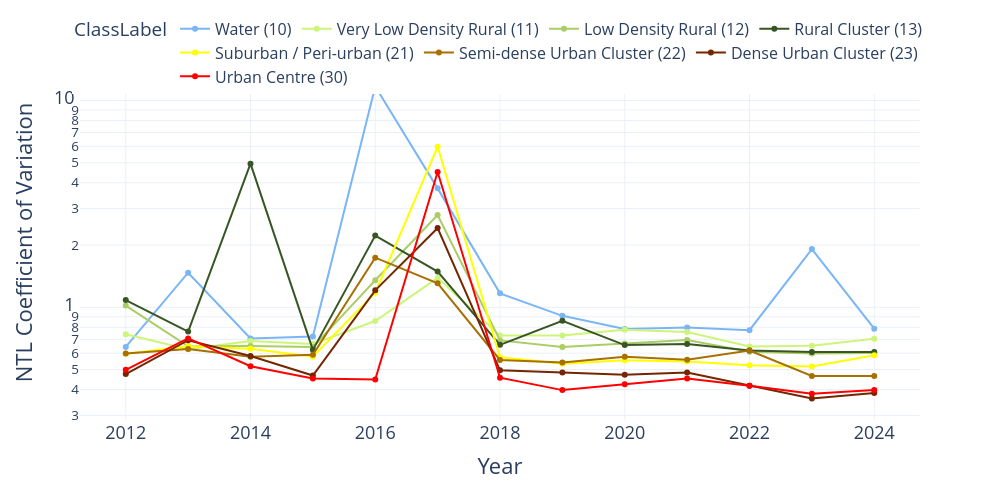
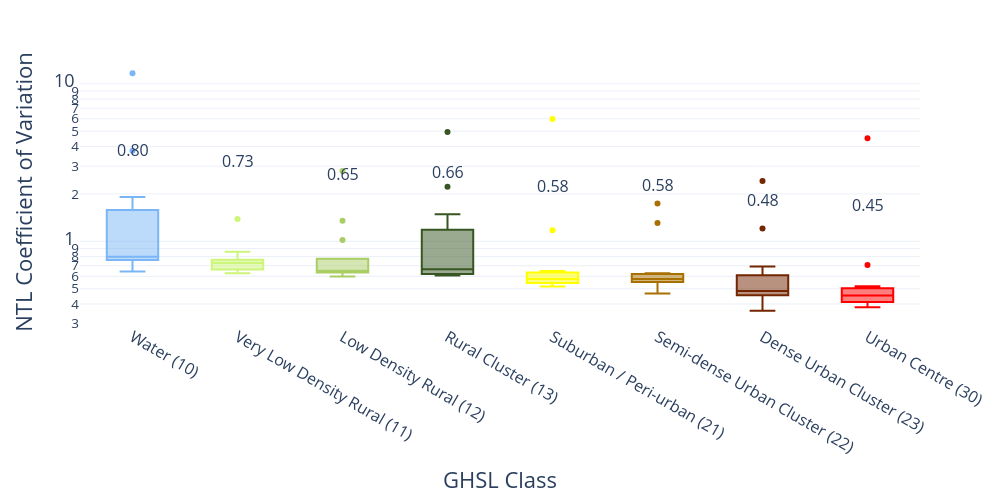

Notebook code cell kept with these figures, in order:
### Markdown cell above
## Annual Variability Diagnostics (Settlement-Scale CV)

This cell evaluates inter-annual radiance variability for each GHSL settlement class (2012–2024).

### Metrics

**Annual CV (Coefficient of Variation)**  
$$
CV = \frac{\sigma_{\text{annual}}}{\mu_{\text{annual}}}
$$

where
	•	$\mu_{\text{annual}}$ = annual mean of daily NTL
	•	$\sigma_{\text{annual}}$ = annual standard deviation


Computed using daily NTL_mean values per year and per class.

---

### Outputs

**1. Annual Line Plot**
- Shows year-to-year volatility trends.
- Log-scale highlights cross-class variability differences.
- Urban classes typically exhibit higher radiometric volatility.

**2. CV Distribution (Box Plot)**
- Summarizes long-term variability structure.
- Median CV annotated per class.
- Enables settlement-scale reliability comparison.

These diagnostics quantify structural signal stability across the urban–rural gradient.

### Code cell
# -----------------------------
# Annual CV Calculation
# -----------------------------
annual_cv = (
    df[df["NTL_mean"] > 0]
    .assign(year=df["date"].dt.year)
    .groupby(["ClassCode", "year"])
    .agg(
        mean_ntl=("NTL_mean", "mean"),
        std_ntl=("NTL_mean", "std")
    )
    .reset_index()
)

annual_cv["CV"] = annual_cv["std_ntl"] / annual_cv["mean_ntl"]

# -----------------------------
# Use Existing GHSL_INFO
# -----------------------------
annual_cv["ClassLabel"] = annual_cv["ClassCode"].map(
    lambda x: GHSL_INFO.get(x, {}).get("label", f"Class {x}")
)

color_map = {
    GHSL_INFO[k]["label"]: GHSL_INFO[k]["color"]
    for k in GHSL_INFO
}

ordered_labels = [
    GHSL_INFO[k]["label"]
    for k in sorted(GHSL_INFO.keys(), key=int)
]

# -----------------------------
# Line Plot
# -----------------------------
fig_line = px.line(
    annual_cv,
    x="year",
    y="CV",
    color="ClassLabel",
    color_discrete_map=color_map,
    category_orders={"ClassLabel": ordered_labels},
)

fig_line.update_traces(mode="lines+markers", line=dict(width=2))

fig_line.update_layout(
    template="plotly_white",
    width=1000,
    height=500,
    legend=dict(orientation="h", y=1.15, x=0.5, xanchor="center", font=dict(size=16)),
    xaxis=dict(title="Year", title_font=dict(size=22), tickfont=dict(size=18)),
    yaxis=dict(title="NTL Coefficient of Variation", type="log",
               title_font=dict(size=22), tickfont=dict(size=18)),
)

fig_line.show()

# -----------------------------
# Box Plot
# -----------------------------
fig_box = px.box(
    annual_cv,
    x="ClassLabel",
    y="CV",
    color="ClassLabel",
    color_discrete_map=color_map,
    category_orders={"ClassLabel": ordered_labels},
    points="outliers"
)

fig_box.update_layout(
    template="plotly_white",
    width=1000,
    height=500,
    showlegend=False,
    xaxis=dict(title="GHSL Class", title_font=dict(size=22), tickfont=dict(size=16)),
    yaxis=dict(title="NTL Coefficient of Variation", type="log",
               title_font=dict(size=22), tickfont=dict(size=18)),
)

# Median annotations
medians = annual_cv.groupby("ClassLabel")["CV"].median()
for cls, val in medians.items():
    fig_box.add_annotation(
        x=cls,
        y=val,
        text=f"{val:.2f}",
        showarrow=False,
        font=dict(size=16),
        yshift=-35
    )

fig_box.show()

### Figure 1 — Plotly figure (JSON) as saved in the notebook; plotly's stock layout.template omitted (floating-point values rounded to 4 significant figures)
{"data": [{"hovertemplate": "ClassLabel=Water (10)<br>year=%{x}<br>CV=%{y}<extra></extra>", "legendgroup": "Water (10)", "line": {"color": "#7ab6f5", "dash": "solid", "width": 2}, "marker": {"symbol": "circle"}, "mode": "lines+markers", "name": "Water (10)", "orientation": "v", "showlegend": true, "type": "scatter", "x": [2012, 2013, 2014, 2015, 2016, 2017, 2018, 2019, 2020, 2021, 2022, 2023, 2024], "xaxis": "x", "y": [0.6434, 1.469, 0.7066, 0.7216, 11.68, 3.758, 1.168, 0.9092, 0.7858, 0.7992, 0.7752, 1.913, 0.7877], "yaxis": "y"}, {"hovertemplate": "ClassLabel=Very Low Density Rural (11)<br>year=%{x}<br>CV=%{y}<extra></extra>", "legendgroup": "Very Low Density Rural (11)", "line": {"color": "#cdf57a", "dash": "solid", "width": 2}, "marker": {"symbol": "circle"}, "mode": "lines+markers", "name": "Very Low Density Rural (11)", "orientation": "v", "showlegend": true, "type": "scatter", "x": [2012, 2013, 2014, 2015, 2016, 2017, 2018, 2019, 2020, 2021, 2022, 2023, 2024], "xaxis": "x", "y": [0.7409, 0.627, 0.6862, 0.6646, 0.8582, 1.387, 0.7298, 0.7295, 0.7789, 0.7596, 0.647, 0.6516, 0.704], "yaxis": "y"}, {"hovertemplate": "ClassLabel=Low Density Rural (12)<br>year=%{x}<br>CV=%{y}<extra></extra>", "legendgroup": "Low Density Rural (12)", "line": {"color": "#abcd66", "dash": "solid", "width": 2}, "marker": {"symbol": "circle"}, "mode": "lines+markers", "name": "Low Density Rural (12)", "orientation": "v", "showlegend": true, "type": "scatter", "x": [2012, 2013, 2014, 2015, 2016, 2017, 2018, 2019, 2020, 2021, 2022, 2023, 2024], "xaxis": "x", "y": [1.019, 0.6478, 0.6499, 0.6421, 1.35, 2.796, 0.6917, 0.6428, 0.6679, 0.6941, 0.6089, 0.5983, 0.6015], "yaxis": "y"}, {"hovertemplate": "ClassLabel=Rural Cluster (13)<br>year=%{x}<br>CV=%{y}<extra></extra>", "legendgroup": "Rural Cluster (13)", "line": {"color": "#375623", "dash": "solid", "width": 2}, "marker": {"symbol": "circle"}, "mode": "lines+markers", "name": "Rural Cluster (13)", "orientation": "v", "showlegend": true, "type": "scatter", "x": [2012, 2013, 2014, 2015, 2016, 2017, 2018, 2019, 2020, 2021, 2022, 2023, 2024], "xaxis": "x", "y": [1.084, 0.7628, 4.947, 0.6225, 2.221, 1.488, 0.6584, 0.8604, 0.6567, 0.6644, 0.6175, 0.6086, 0.6078], "yaxis": "y"}, {"hovertemplate": "ClassLabel=Suburban / Peri-urban (21)<br>year=%{x}<br>CV=%{y}<extra></extra>", "legendgroup": "Suburban / Peri-urban (21)", "line": {"color": "#ffff00", "dash": "solid", "width": 2}, "marker": {"symbol": "circle"}, "mode": "lines+markers", "name": "Suburban / Peri-urban (21)", "orientation": "v", "showlegend": true, "type": "scatter", "x": [2012, 2013, 2014, 2015, 2016, 2017, 2018, 2019, 2020, 2021, 2022, 2023, 2024], "xaxis": "x", "y": [0.5969, 0.6481, 0.6304, 0.5763, 1.177, 5.973, 0.5734, 0.5329, 0.554, 0.5464, 0.5243, 0.5174, 0.5857], "yaxis": "y"}, {"hovertemplate": "ClassLabel=Semi-dense Urban Cluster (22)<br>year=%{x}<br>CV=%{y}<extra></extra>", "legendgroup": "Semi-dense Urban Cluster (22)", "line": {"color": "#a87000", "dash": "solid", "width": 2}, "marker": {"symbol": "circle"}, "mode": "lines+markers", "name": "Semi-dense Urban Cluster (22)", "orientation": "v", "showlegend": true, "type": "scatter", "x": [2012, 2013, 2014, 2015, 2016, 2017, 2018, 2019, 2020, 2021, 2022, 2023, 2024], "xaxis": "x", "y": [0.5985, 0.6279, 0.5768, 0.5895, 1.738, 1.306, 0.5563, 0.5406, 0.5774, 0.5576, 0.6173, 0.4658, 0.466], "yaxis": "y"}, {"hovertemplate": "ClassLabel=Dense Urban Cluster (23)<br>year=%{x}<br>CV=%{y}<extra></extra>", "legendgroup": "Dense Urban Cluster (23)", "line": {"color": "#732600", "dash": "solid", "width": 2}, "marker": {"symbol": "circle"}, "mode": "lines+markers", "name": "Dense Urban Cluster (23)", "orientation": "v", "showlegend": true, "type": "scatter", "x": [2012, 2013, 2014, 2015, 2016, 2017, 2018, 2019, 2020, 2021, 2022, 2023, 2024], "xaxis": "x", "y": [0.4753, 0.6933, 0.5815, 0.4679, 1.208, 2.418, 0.4956, 0.4837, 0.4722, 0.4834, 0.4173, 0.3623, 0.3852], "yaxis": "y"}, {"hovertemplate": "ClassLabel=Urban Centre (30)<br>year=%{x}<br>CV=%{y}<extra></extra>", "legendgroup": "Urban Centre (30)", "line": {"color": "#ff0000", "dash": "solid", "width": 2}, "marker": {"symbol": "circle"}, "mode": "lines+markers", "name": "Urban Centre (30)", "orientation": "v", "showlegend": true, "type": "scatter", "x": [2012, 2013, 2014, 2015, 2016, 2017, 2018, 2019, 2020, 2021, 2022, 2023, 2024], "xaxis": "x", "y": [0.4986, 0.7071, 0.5188, 0.4524, 0.448, 4.512, 0.4565, 0.3977, 0.4241, 0.4524, 0.4171, 0.3815, 0.3983], "yaxis": "y"}], "layout": {"height": 500, "legend": {"font": {"size": 16}, "orientation": "h", "title": {"text": "ClassLabel"}, "tracegroupgap": 0, "x": 0.5, "xanchor": "center", "y": 1.15}, "margin": {"t": 60}, "width": 1000, "xaxis": {"anchor": "y", "domain": [0, 1], "tickfont": {"size": 18}, "title": {"font": {"size": 22}, "text": "Year"}}, "yaxis": {"anchor": "x", "domain": [0, 1], "tickfont": {"size": 18}, "title": {"font": {"size": 22}, "text": "NTL Coefficient of Variation"}, "type": "log"}}}

### Figure 2 — Plotly figure (JSON) as saved in the notebook; plotly's stock layout.template omitted (floating-point values rounded to 4 significant figures)
{"data": [{"alignmentgroup": "True", "boxpoints": "outliers", "hovertemplate": "ClassLabel=%{x}<br>CV=%{y}<extra></extra>", "legendgroup": "Water (10)", "marker": {"color": "#7ab6f5"}, "name": "Water (10)", "notched": false, "offsetgroup": "Water (10)", "orientation": "v", "showlegend": true, "type": "box", "x": ["Water (10)", "Water (10)", "Water (10)", "Water (10)", "Water (10)", "Water (10)", "Water (10)", "Water (10)", "Water (10)", "Water (10)", "Water (10)", "Water (10)", "Water (10)"], "x0": " ", "xaxis": "x", "y": [0.6434, 1.469, 0.7066, 0.7216, 11.68, 3.758, 1.168, 0.9092, 0.7858, 0.7992, 0.7752, 1.913, 0.7877], "y0": " ", "yaxis": "y"}, {"alignmentgroup": "True", "boxpoints": "outliers", "hovertemplate": "ClassLabel=%{x}<br>CV=%{y}<extra></extra>", "legendgroup": "Very Low Density Rural (11)", "marker": {"color": "#cdf57a"}, "name": "Very Low Density Rural (11)", "notched": false, "offsetgroup": "Very Low Density Rural (11)", "orientation": "v", "showlegend": true, "type": "box", "x": ["Very Low Density Rural (11)", "Very Low Density Rural (11)", "Very Low Density Rural (11)", "Very Low Density Rural (11)", "Very Low Density Rural (11)", "Very Low Density Rural (11)", "Very Low Density Rural (11)", "Very Low Density Rural (11)", "Very Low Density Rural (11)", "Very Low Density Rural (11)", "Very Low Density Rural (11)", "Very Low Density Rural (11)", "Very Low Density Rural (11)"], "x0": " ", "xaxis": "x", "y": [0.7409, 0.627, 0.6862, 0.6646, 0.8582, 1.387, 0.7298, 0.7295, 0.7789, 0.7596, 0.647, 0.6516, 0.704], "y0": " ", "yaxis": "y"}, {"alignmentgroup": "True", "boxpoints": "outliers", "hovertemplate": "ClassLabel=%{x}<br>CV=%{y}<extra></extra>", "legendgroup": "Low Density Rural (12)", "marker": {"color": "#abcd66"}, "name": "Low Density Rural (12)", "notched": false, "offsetgroup": "Low Density Rural (12)", "orientation": "v", "showlegend": true, "type": "box", "x": ["Low Density Rural (12)", "Low Density Rural (12)", "Low Density Rural (12)", "Low Density Rural (12)", "Low Density Rural (12)", "Low Density Rural (12)", "Low Density Rural (12)", "Low Density Rural (12)", "Low Density Rural (12)", "Low Density Rural (12)", "Low Density Rural (12)", "Low Density Rural (12)", "Low Density Rural (12)"], "x0": " ", "xaxis": "x", "y": [1.019, 0.6478, 0.6499, 0.6421, 1.35, 2.796, 0.6917, 0.6428, 0.6679, 0.6941, 0.6089, 0.5983, 0.6015], "y0": " ", "yaxis": "y"}, {"alignmentgroup": "True", "boxpoints": "outliers", "hovertemplate": "ClassLabel=%{x}<br>CV=%{y}<extra></extra>", "legendgroup": "Rural Cluster (13)", "marker": {"color": "#375623"}, "name": "Rural Cluster (13)", "notched": false, "offsetgroup": "Rural Cluster (13)", "orientation": "v", "showlegend": true, "type": "box", "x": ["Rural Cluster (13)", "Rural Cluster (13)", "Rural Cluster (13)", "Rural Cluster (13)", "Rural Cluster (13)", "Rural Cluster (13)", "Rural Cluster (13)", "Rural Cluster (13)", "Rural Cluster (13)", "Rural Cluster (13)", "Rural Cluster (13)", "Rural Cluster (13)", "Rural Cluster (13)"], "x0": " ", "xaxis": "x", "y": [1.084, 0.7628, 4.947, 0.6225, 2.221, 1.488, 0.6584, 0.8604, 0.6567, 0.6644, 0.6175, 0.6086, 0.6078], "y0": " ", "yaxis": "y"}, {"alignmentgroup": "True", "boxpoints": "outliers", "hovertemplate": "ClassLabel=%{x}<br>CV=%{y}<extra></extra>", "legendgroup": "Suburban / Peri-urban (21)", "marker": {"color": "#ffff00"}, "name": "Suburban / Peri-urban (21)", "notched": false, "offsetgroup": "Suburban / Peri-urban (21)", "orientation": "v", "showlegend": true, "type": "box", "x": ["Suburban / Peri-urban (21)", "Suburban / Peri-urban (21)", "Suburban / Peri-urban (21)", "Suburban / Peri-urban (21)", "Suburban / Peri-urban (21)", "Suburban / Peri-urban (21)", "Suburban / Peri-urban (21)", "Suburban / Peri-urban (21)", "Suburban / Peri-urban (21)", "Suburban / Peri-urban (21)", "Suburban / Peri-urban (21)", "Suburban / Peri-urban (21)", "Suburban / Peri-urban (21)"], "x0": " ", "xaxis": "x", "y": [0.5969, 0.6481, 0.6304, 0.5763, 1.177, 5.973, 0.5734, 0.5329, 0.554, 0.5464, 0.5243, 0.5174, 0.5857], "y0": " ", "yaxis": "y"}, {"alignmentgroup": "True", "boxpoints": "outliers", "hovertemplate": "ClassLabel=%{x}<br>CV=%{y}<extra></extra>", "legendgroup": "Semi-dense Urban Cluster (22)", "marker": {"color": "#a87000"}, "name": "Semi-dense Urban Cluster (22)", "notched": false, "offsetgroup": "Semi-dense Urban Cluster (22)", "orientation": "v", "showlegend": true, "type": "box", "x": ["Semi-dense Urban Cluster (22)", "Semi-dense Urban Cluster (22)", "Semi-dense Urban Cluster (22)", "Semi-dense Urban Cluster (22)", "Semi-dense Urban Cluster (22)", "Semi-dense Urban Cluster (22)", "Semi-dense Urban Cluster (22)", "Semi-dense Urban Cluster (22)", "Semi-dense Urban Cluster (22)", "Semi-dense Urban Cluster (22)", "Semi-dense Urban Cluster (22)", "Semi-dense Urban Cluster (22)", "Semi-dense Urban Cluster (22)"], "x0": " ", "xaxis": "x", "y": [0.5985, 0.6279, 0.5768, 0.5895, 1.738, 1.306, 0.5563, 0.5406, 0.5774, 0.5576, 0.6173, 0.4658, 0.466], "y0": " ", "yaxis": "y"}, {"alignmentgroup": "True", "boxpoints": "outliers", "hovertemplate": "ClassLabel=%{x}<br>CV=%{y}<extra></extra>", "legendgroup": "Dense Urban Cluster (23)", "marker": {"color": "#732600"}, "name": "Dense Urban Cluster (23)", "notched": false, "offsetgroup": "Dense Urban Cluster (23)", "orientation": "v", "showlegend": true, "type": "box", "x": ["Dense Urban Cluster (23)", "Dense Urban Cluster (23)", "Dense Urban Cluster (23)", "Dense Urban Cluster (23)", "Dense Urban Cluster (23)", "Dense Urban Cluster (23)", "Dense Urban Cluster (23)", "Dense Urban Cluster (23)", "Dense Urban Cluster (23)", "Dense Urban Cluster (23)", "Dense Urban Cluster (23)", "Dense Urban Cluster (23)", "Dense Urban Cluster (23)"], "x0": " ", "xaxis": "x", "y": [0.4753, 0.6933, 0.5815, 0.4679, 1.208, 2.418, 0.4956, 0.4837, 0.4722, 0.4834, 0.4173, 0.3623, 0.3852], "y0": " ", "yaxis": "y"}, {"alignmentgroup": "True", "boxpoints": "outliers", "hovertemplate": "ClassLabel=%{x}<br>CV=%{y}<extra></extra>", "legendgroup": "Urban Centre (30)", "marker": {"color": "#ff0000"}, "name": "Urban Centre (30)", "notched": false, "offsetgroup": "Urban Centre (30)", "orientation": "v", "showlegend": true, "type": "box", "x": ["Urban Centre (30)", "Urban Centre (30)", "Urban Centre (30)", "Urban Centre (30)", "Urban Centre (30)", "Urban Centre (30)", "Urban Centre (30)", "Urban Centre (30)", "Urban Centre (30)", "Urban Centre (30)", "Urban Centre (30)", "Urban Centre (30)", "Urban Centre (30)"], "x0": " ", "xaxis": "x", "y": [0.4986, 0.7071, 0.5188, 0.4524, 0.448, 4.512, 0.4565, 0.3977, 0.4241, 0.4524, 0.4171, 0.3815, 0.3983], "y0": " ", "yaxis": "y"}], "layout": {"annotations": [{"font": {"size": 16}, "showarrow": false, "text": "0.48", "x": "Dense Urban Cluster (23)", "y": 0.4834, "yshift": -35}, {"font": {"size": 16}, "showarrow": false, "text": "0.65", "x": "Low Density Rural (12)", "y": 0.6499, "yshift": -35}, {"font": {"size": 16}, "showarrow": false, "text": "0.66", "x": "Rural Cluster (13)", "y": 0.6644, "yshift": -35}, {"font": {"size": 16}, "showarrow": false, "text": "0.58", "x": "Semi-dense Urban Cluster (22)", "y": 0.5774, "yshift": -35}, {"font": {"size": 16}, "showarrow": false, "text": "0.58", "x": "Suburban / Peri-urban (21)", "y": 0.5763, "yshift": -35}, {"font": {"size": 16}, "showarrow": false, "text": "0.45", "x": "Urban Centre (30)", "y": 0.4524, "yshift": -35}, {"font": {"size": 16}, "showarrow": false, "text": "0.73", "x": "Very Low Density Rural (11)", "y": 0.7295, "yshift": -35}, {"font": {"size": 16}, "showarrow": false, "text": "0.80", "x": "Water (10)", "y": 0.7992, "yshift": -35}], "boxmode": "overlay", "height": 500, "legend": {"title": {"text": "ClassLabel"}, "tracegroupgap": 0}, "margin": {"t": 60}, "showlegend": false, "width": 1000, "xaxis": {"anchor": "y", "categoryarray": ["Water (10)", "Very Low Density Rural (11)", "Low Density Rural (12)", "Rural Cluster (13)", "Suburban / Peri-urban (21)", "Semi-dense Urban Cluster (22)", "Dense Urban Cluster (23)", "Urban Centre (30)"], "categoryorder": "array", "domain": [0, 1], "tickfont": {"size": 16}, "title": {"font": {"size": 22}, "text": "GHSL Class"}}, "yaxis": {"anchor": "x", "domain": [0, 1], "tickfont": {"size": 18}, "title": {"font": {"size": 22}, "text": "NTL Coefficient of Variation"}, "type": "log"}}}
